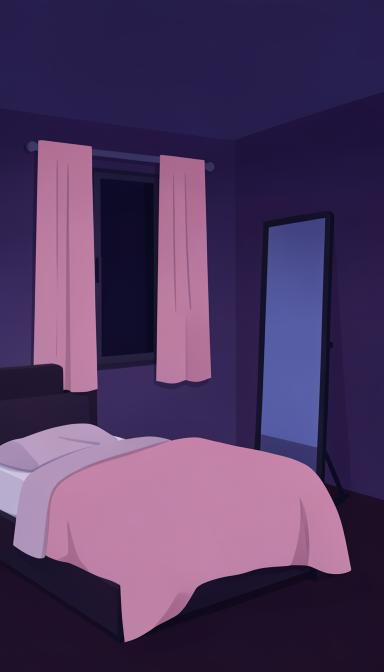
#> input picture shorts-pipeline/library/backgrounds/aoi_room_midnight_purple.png, 768 x 1344 px (shown at 1/2 size)
$ python -i build_video.py   (imports and definitions only)
#> lines starting #> are read from the running program, lines starting #| are printed output that depends on the picture
#> further down, picture is the input picture: PIL image 768x1344 RGB; mean R, G, B 79.8, 56.4, 96.1
"""Dựng video dọc theo lớp: nền + nhân vật + đạo cụ + sticker + chữ, mỗi lớp chuyển động riêng.

Chạy trong thư mục của video (cần ffmpeg và ffprobe trong PATH, và Pillow):
  python <dự án>/build_video.py             dựng output.mp4
  python <dự án>/build_video.py --preview   chỉ xuất một ảnh tĩnh cho mỗi cảnh vào work/preview/ để duyệt bố cục

Đầu vào:
  script.json                 kịch bản, mỗi cảnh có danh sách "layers"
  cutouts/, props/            nhân vật và đạo cụ đã tách nền
  audio/001.wav               giọng đọc từng cảnh
  music.mp3                   nhạc nền (không bắt buộc)
File không có trong thư mục video thì tìm trong library/ của dự án (nền theo bối cảnh và sticker dùng chung).
File tạm nằm trong work/build/, xóa được.

Một lớp trong "layers" được đặt bằng tên, không cần tọa độ:
  {"id": "father", "image": "cutouts/001.png", "size": "large", "path": ["off_left", "center"], "anim": "bounce"}
  {"id": "beer", "image": "props/beer.png", "size": "medium", "at": "father.hand_left", "anim": "wobble"}
  {"image": "props/ice.png", "size": "tiny", "path": ["off_left", "father.above", "beer.top"], "over": 1.0}
  {"word": "キンキンで", "at": "father.beside_right", "vertical": true, "anim": "pop_fade", "start": 0.4}
at:    tên vị trí trong SLOTS, hoặc "<id lớp khác>.<điểm neo>", hoặc [x, y] theo tỉ lệ khung hình
path:  danh sách các vị trí như trên; lớp đi qua lần lượt trong "over" giây rồi mới chạy anim
size:  tên trong SIZES, hoặc chiều cao theo tỉ lệ khung hình
anim:  none | bounce | wobble | pulse | pop | pop_fade | drop | slide_left | slide_right
       | exit_left | exit_right (đi ra cuối cảnh) | approach | recede (tiến lại gần / đi xa) | jump
at "floor" | "floor_left" | "floor_right": đứng sát mép dưới khung (dùng cho shot half, close)
shot (của cảnh): full | half | close; lớp nhân vật chính bỏ trống size, at thì lấy theo [shots] trong settings.toml
motion: (cả khung hình) zoom_in | zoom_out | pan_left | pan_right | shake | none
filter: none | sepia
alt_pose (của cảnh): có giá trị thì mỗi lớp ảnh có bản <tên>_alt (vd cutouts/003_alt.png) được đổi qua lại
       giữa hai tư thế, mỗi alt_interval giây (config/settings.toml)
"""
import json
import math
import os
import random
import re
import subprocess
import sys
import wave
import tomllib
from pathlib import Path

import numpy as np
import pytweening
from PIL import Image, ImageChops, ImageDraw, ImageFilter, ImageFont, ImageOps

sys.path.insert(0, str(Path(__file__).resolve().parent))
import variety  # noqa: E402                       tự đa dạng anim, motion, chuyển cảnh còn trống
import effects  # noqa: E402                       hiệu ứng vẽ bằng code: hào quang, tia sáng, lấp lánh...
sys.path.insert(0, str(Path(__file__).resolve().parent / "steps"))
from common import normalize_script  # noqa: E402  sửa chỗ model viết lệch ("src" -> "image", "shot": null...)

ROOT = Path(__file__).resolve().parent             # thư mục dự án
# Thông số chỉnh được nằm ở config/settings.toml (mục [video] và [layout])
# [1 line that did not run here, left out]
# [1 line that did not run here, left out]
W, H, FPS = 1080, 1920, 30
# [1 line that did not run here, left out]
# [1 line that did not run here, left out]
# [1 line that did not run here, left out]
# [1 line that did not run here, left out]
LIBRARY = ROOT / "library"

# Vị trí có tên: tâm của lớp theo tỉ lệ khung hình (x, y)
# [1 line that did not run here, left out]
# Kích thước có tên: chiều cao của lớp so với khung hình
# [1 line that did not run here, left out]
# [1 line that did not run here, left out]
FLOOR = {"floor": 0.50, "floor_left": 0.40, "floor_right": 0.60}   # vị trí x; y tính theo chiều cao lớp
EDGES = ("edge_left", "edge_right")         # dán sát mép trái/phải và mép dưới (ảnh có cột, tường, cửa vẽ dính)
# [1 line that did not run here, left out]
# [1 line that did not run here, left out]
TMP = Path("work") / "build"
PREVIEW = Path("work") / "preview"


def run(*args, **kw):
    return subprocess.run(["ffmpeg", "-y", "-loglevel", "error", *map(str, args)], check=True, **kw)


# [40 lines left out: functions duration, find, font_path, not called in this run]


# ---------- chuyển động của từng lớp ----------

ease_out = pytweening.easeOutCubic          # chậm dần khi tới nơi
overshoot = pytweening.easeOutBack          # 0 → 1, vượt quá 1 một chút rồi về lại: cảm giác bật ra
landing = pytweening.easeOutBounce          # rơi chạm đất rồi nảy hai nhịp nhỏ


# [94 lines left out: functions animate, deform, not called in this run]


# [1 line that did not run here, left out]
IDLE_SKIP = {"squash", "jelly", "puff", "deflate", "stretch_up", "none"}   # anim co giãn tự lo; "none": cố ý đứng yên


# [102 lines left out: functions idle, lean_over, jiggle, word_image, silhouette, anchor, not called in this run]


def fits(x, child):
    half_w = child.width / W / 2
    return half_w + EDGE <= x <= 1 - half_w - EDGE


# [29 lines left out: functions inside, resolve, not called in this run]


# Tư thế thứ hai: trước đây đổi qua lại mỗi 0,25 giây ở mọi cảnh -> nhấp nháy (hai ảnh vẽ riêng luôn lệch nét, có cặp khác
# hẳn bề ngang; video 024: 20/48 cảnh). Nay mặc định đổi MỘT lần ở giữa câu (như đổi cử chỉ); chỉ động tác lặp lại thật
# (đi, chạy, vẫy, gõ, ăn, nhai, khóc nấc, cười lăn) mới luân phiên, chậm hơn.
ALT_LOOP = 0.4
ALT_SWITCH = 0.5
LOOP_WORDS = ("walk", "run", "jog", "march", "wav", "typ", "eat", "chew", "munch", "sob", "laugh", "clap", "nod", "shak",
              "tremb", "shiver", "jump", "danc", "knock", "stir", "cook", "scrub", "wipe")


# [8 lines left out: function alt_loops, not called in this run]


MULTI_SCALE = {2: 0.8, 3: 0.7}     # cỡ mỗi nhân vật khi cảnh có 2 / 3 người, so với cảnh một người


# [99 lines left out: functions with_shot, fit_height, fill_enclosed, load_layers, not called in this run]


# ---------- "focus": hai cú máy trong một cảnh (toàn cảnh, rồi đẩy vào một nhân vật / đồ vật trên tay / một điểm) ----------

FOCUS_MOVE = 0.35            # giây đẩy máy vào


# [31 lines left out: functions focus_point, focus_camera, not called in this run]


# ---------- hiệu ứng video nền đen (library/fx, tools/fetch_fx.py): lấp lánh, bokeh, vệt sáng, bụi, khói ----------

FX_DIR = LIBRARY / "fx"
FX_SIZE = (540, 960)            # tools/fetch_fx.py đổi sẵn mọi file về khung dọc này
FX_FADE = 0.3                   # giây hiện dần / tắt dần
FX_OPACITY = {"sparkle": 1.0, "gold": 0.45, "bokeh": 0.6, "light_leak": 0.8, "dust": 0.85, "magic": 0.4,
              "glitter": 0.9}
# nền Irasutoya sáng màu, "screen" chỉ làm sáng thêm: tăng sáng video hiệu ứng để thấy rõ (đo bằng mắt trên video 015)
FX_GAIN = {"sparkle": 2.4, "light_leak": 2.2, "dust": 1.8, "bokeh": 1.3, "glitter": 1.5}
FX_BANNED = {"smoke"}   # khói quay thật trên tranh phẳng trông như vết bẩn (video 022): không bao giờ dùng


def fx_group(kind):
    """"fx_bokeh" -> "bokeh"; hiệu ứng vẽ bằng code (không có tiền tố fx_) -> None."""
    return kind[3:] if isinstance(kind, str) and kind.startswith("fx_") else None


def fx_files(group):
    return sorted((FX_DIR / group).glob("*.mp4")) if group and group not in FX_BANNED else []


# [23 lines left out: functions fx_frames, fx_blend, not called in this run]


# ---------- chớp mắt, mấp máy miệng (ảnh do tools/make_faces.py tạo trong cutouts/faces/) ----------

BLINK_LENGTH = 0.13        # giây mắt nhắm mỗi lần chớp
BLINK_GAP = (2.2, 4.2)     # giây giữa hai lần chớp (ngẫu nhiên, cố định theo nhân vật và cảnh)
MOUTH_FLAP = 3             # số khung hình mỗi nhịp đóng / mở miệng khi đang nói (30 fps: ~5 lần mở mỗi giây)


# [59 lines left out: functions add_faces, face_frame, mouth_track, along, not called in this run]


FULL_SHIFT = 300      # px: tranh vẽ cả cảnh dời xuống để mặt người nằm dưới phụ đề (phụ đề ~410-700 px từ đỉnh)


def place_full(img):
    """Tranh vẽ người cự ly gần: mặt hay nằm đúng vùng phụ đề (dưới dải tiêu đề). Đẩy tranh xuống FULL_SHIFT px (mất một ít
    ở đáy), phần hở phía trên (gần như bị dải tiêu đề che) lấp bằng chính mép trên của tranh làm mờ (video 031)."""
    img = ImageOps.fit(img, (W, H), Image.LANCZOS)
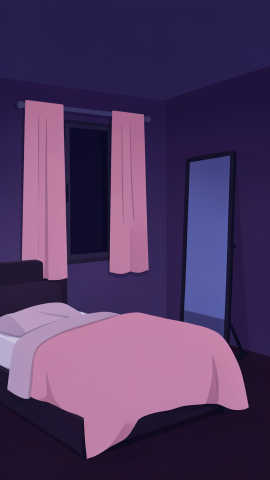
#> img: PIL image 1080x1920 RGB (shown at 1/4 size); mean R, G, B 80.3, 56.7, 96.5
    out = img.crop((0, 0, W, FULL_SHIFT)).resize((W, FULL_SHIFT + 40)).filter(ImageFilter.GaussianBlur(18))
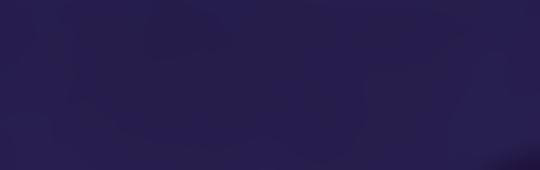
#> out: PIL image 1080x340 RGB (shown at 1/2 size); mean R, G, B 38.6, 29.5, 76
    canvas = Image.new("RGB", (W, H))
#> canvas: PIL image 1080x1920 RGB; every value is 0
    canvas.paste(out, (0, 0))
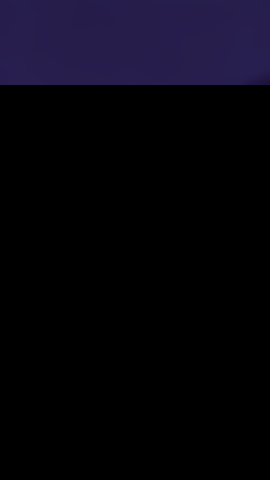
#> canvas: PIL image 1080x1920 RGB (shown at 1/4 size); mean R, G, B 6.8, 5.2, 13.5
    canvas.paste(img.crop((0, 0, W, H - FULL_SHIFT)), (0, FULL_SHIFT))
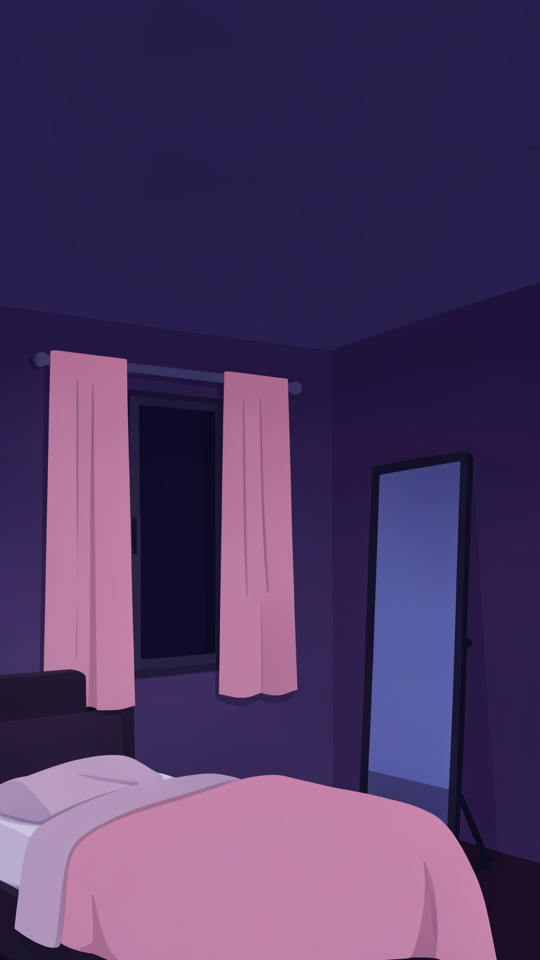
#> canvas: PIL image 1080x1920 RGB (shown at 1/2 size); mean R, G, B 78.6, 56.6, 99.5
    return canvas


# [84 lines left out: functions clip_backgrounds, background, camera, not called in this run]


from render_rules import ANIMS, MOTIONS, TRANSITIONS
ANCHORS = ("center", "top", "bottom", "left", "right", "above", "head", "beside_left", "beside_right",
           "hand_left", "hand_right")


# [280 lines left out: functions guess_slot, new_style_layers, half_width, split_group_layer, repair, check and 1 more, not called in this run]


def timing(layer, t, length):
    """(giây kể từ lúc lớp xuất hiện, thời gian tồn tại của lớp)."""
    return t - layer.get("start", 0.0), layer.get("duration", length - layer.get("start", 0.0))


# [26 lines left out: function positions, not called in this run]


def by_ids(layers):
    return {item["id"] for item in layers if not item.get("effect")}


# [69 lines left out: functions effect_box, render_frame, not called in this run]


# ---------- hiệu ứng âm thanh (library/sfx, tạo bằng tools/make_sfx.py) ----------

# [1 line that did not run here, left out]
# [1 line that did not run here, left out]
# [1 line that did not run here, left out]
# [1 line that did not run here, left out]


# [20 lines left out: functions loudness, match_gain, not called in this run]
# tên bối cảnh (tiếng Anh, vd "station_platform_morning") chứa từ khóa -> nhóm tiếng nền; dò theo thứ tự, gặp đầu tiên là dùng.
# Trong nhà yên tĩnh (bếp, phòng ngủ, văn phòng, bệnh viện) không có tiếng nền; "morning"/"evening"/"night" chỉ là dự phòng.
AMBIENT = [("storm", "amb_storm"), ("thunder", "amb_storm"), ("rain", "amb_rain"), ("snow", "amb_wind"),
           ("train_car", "amb_train"), ("train_inside", "amb_train"), ("bus", "amb_street"),
           ("station", "amb_station"), ("platform", "amb_station"), ("airport", "amb_airport"),
           ("classroom", "amb_school"), ("school_ground", "amb_ground"), ("schoolyard", "amb_ground"), ("gym", "amb_ground"),
           ("courtyard", "amb_ground"), ("ground", "amb_ground"),
           ("festival", "amb_festival"), ("firework", "amb_festival"),
           ("supermarket", "amb_store"), ("convenience", "amb_store"), ("drugstore", "amb_store"), ("pharmacy", "amb_store"),
           ("store", "amb_store"), ("shop", "amb_store"), ("mall", "amb_store"), ("market", "amb_store"),
           ("bakery", "amb_store"), ("bookstore", "amb_store"),
           ("restaurant", "amb_restaurant"), ("ramen", "amb_restaurant"), ("cafe", "amb_restaurant"), ("izakaya", "amb_restaurant"),
           ("beach", "amb_sea"), ("seaside", "amb_sea"), ("sea", "amb_sea"), ("ocean", "amb_sea"), ("coast", "amb_sea"),
           ("port", "amb_port"), ("harbor", "amb_port"), ("fishing", "amb_port"), ("pier", "amb_port"),
           ("river", "amb_river"), ("stream", "amb_river"), ("park", "amb_park"), ("playground", "amb_park"),
           ("downtown", "amb_city"), ("city", "amb_city"), ("shopping", "amb_city"), ("crowd", "amb_city"),
           ("street", "amb_street"), ("road", "amb_street"), ("crossing", "amb_street"), ("town", "amb_street"),
           ("neighborhood", "amb_street"), ("gate", "amb_street"), ("country", "amb_country"), ("field", "amb_country"),
           ("forest", "amb_country"), ("mountain", "amb_country"), ("rice", "amb_country"), ("shrine", "amb_country"),
           ("wind", "amb_wind"), ("dining", "amb_home_meal")]
QUIET = ("kitchen", "bedroom", "office", "hospital", "room", "apartment", "genkan", "hallway", "bathroom", "toilet",
         "living", "inside")
AMBIENT_TIME = [("night", "amb_night"), ("morning", "amb_morning"), ("dusk", "amb_evening"), ("evening", "amb_evening"),
                ("sunset", "amb_evening")]


# [11 lines left out: function ambient_for, not called in this run]
SFX_TRANSITION = {"push_left": "whoosh", "push_right": "whoosh", "push_up": "whoosh", "zoom": "whoosh",
                  "wipe": "whoosh", "iris": "whoosh", "whip": "swish", "flash": "dodon"}
SFX_EFFECT = {"fx_sparkle": "kiran", "fx_glitter": "kiran", "fx_magic": "kiran", "fx_gold": "shakin",
              "flash": "dodon", "speed_lines": "don", "gloom": "gaan", "tears": "tear",
              "sparkles": "kiran", "hearts": "kiran", "confetti": "fanfare", "aura": "aura", "rays": "shakin",
              "sweat": "hyu", "anger": "don", "shock_lines": "gaan", "idea": "pikon", "sigh": "shoboon",
              "dizzy": "hatena"}
SFX_STICKER = {"exclaim": "bikkuri", "question": "hatena", "sweat": "hyu", "gloom": "shoboon", "tear": "tear",
               "anger": "don", "lines": "gaan", "heart": "kiran", "spark": "pikon", "sparkle": "kiran"}
# chỉ gắn tiếng cho chuyển động có chủ ý (kịch bản ghi); kiểu nhún variety.py tự chọn thì im lặng (video 009: quá nhiều ボヨン)
SFX_ANIM = {"punch": "don", "jump": "boyon", "spin_in": "warp", "squash": "boyon", "jelly": "boyon",
            "puff": "don", "deflate": "shoboon", "stretch_up": "bikkuri"}
SFX_MAX_PER_NAME = {"whoosh": 3}               # mỗi tiếng tối đa 4 lần một video (trừ tiếng ghi ở đây)
SFX_SHARE = 0.3                                  # tổng số tiếng ~30% số cảnh; cảnh cảm xúc mạnh (variety.add_reaction) luôn được kêu
SFX_STRONG = {"dodon", "jan", "gaan", "don", "kaisou", "whoosh", "heartbeat", "fall", "punch", "slap", "wrong", "correct"}
# chữ tượng thanh trong kịch bản -> nhóm tiếng (khớp phần đầu chữ); "" = cố ý im lặng (シーン)
SFX_WORD = [("シーン", ""), ("ドドン", "dodon"), ("ドキ", "heartbeat"), ("ゴゴゴ", "gogogo"), ("ガーン", "gaan"),
            ("ズーン", "shoboon"), ("ショボ", "shoboon"), ("チーン", "chiin"), ("ドン", "don"), ("ドーン", "don"),
            ("バン", "don"), ("バーン", "don"), ("ドカ", "don"), ("ジャーン", "jan"), ("ジャン", "jan"), ("ピコ", "pikon"),
            ("ピン", "pikon"), ("ハッ", "bikkuri"), ("エッ", "bikkuri"), ("キラ", "kiran"), ("ピカ", "kiran"),
            ("シャキ", "shakin"), ("ボヨ", "boyon"), ("ピョン", "boyon"), ("ヒュー", "hyu"), ("ピュー", "hyu"),
            ("ダッ", "dash"), ("ダダ", "dash"), ("タタ", "dash"), ("ブル", "shiver"), ("カタカタ", "shiver"),
            ("ガクガク", "shiver"), ("ズキ", "guki"), ("グキ", "guki"), ("ポロ", "tear"), ("ポタ", "drop"),
            ("ジャラ", "money"), ("チャリ", "money"), ("ガチャ", "door"), ("ギィ", "door"),
            ("コンコン", "knock"), ("トントン", "knock"), ("スタスタ", "walk"), ("テクテク", "walk"),
            ("ビシ", "tsukkomi"), ("ズコ", "zukkoke"), ("ズテ", "zukkoke"),
            ("ガタン", "train"), ("ゴトン", "train"), ("プシュ", "train_door"), ("ジリリ", "bell"), ("リリリ", "bell"),
            ("プルル", "phone"), ("ピロ", "phone"), ("ブーッ", "vibe"), ("ヴー", "vibe"), ("パシャ", "camera"),
            ("カシャ", "camera"), ("カタカタカタ", "keyboard"), ("カチッ", "click"), ("ポチ", "click"),
            ("バシッ", "punch"), ("ボコ", "punch"), ("ドゴ", "punch"), ("ゴッ", "punch"), ("パチン", "slap"),
            ("ビンタ", "slap"), ("バタン", "fall"), ("ドサ", "fall"), ("ブン", "swish"), ("シュッ", "swish"),
            ("ヒュン", "swish"), ("ピンポーン", "correct"), ("ピンポン", "correct"), ("ブブー", "wrong"),
            ("ブッブー", "wrong"), ("ピロン", "message"), ("ピコン", "message"), ("ピッ", "beep"), ("ビー", "warning"),
            ("チクタク", "timer"), ("ドゥルル", "drumroll"), ("ゾク", "horror"), ("ヒィ", "horror"),
            ("パクッ", "eat"), ("モグ", "eat"), ("ムシャ", "eat"), ("ゴクッ", "eat"), ("ジャジャーン", "jan"),
            ("パンパカ", "fanfare"), ("ホッ", "heal"), ("ほっ", "heal"), ("ノビ", "stretch"), ("グイ", "stretch")]
SFX_ALIAS = {"boom": "dodon", "shock": "don", "ding": "pikon", "sparkle": "kiran", "pop": "pon"}   # tên cũ
SFX_PRIORITY = ["dodon", "jan", "gaan", "don", "kaisou", "chiin", "shakin", "heartbeat", "gogogo", "whoosh", "swish",
                "bikkuri", "pikon", "hatena", "shoboon", "tear", "hyu", "dash", "guki", "door", "money", "knock",
                "punch", "slap", "fall", "fanfare", "horror", "wrong", "correct", "aura", "warp", "slowmo", "heal",
                "drumroll", "timer", "warning", "success", "message", "beep", "eat", "stretch",
                "tsukkomi", "zukkoke", "shiver", "train", "train_door", "bell", "phone", "vibe", "camera", "keyboard", "click",
                "kiran", "boyon", "walk", "drop", "pon", "chanchan"]


# [5 lines left out: function word_sfx, not called in this run]


# Tiếng theo NỘI DUNG câu (chữ tiếng Nhật trong lời, hoặc tiếng Anh trong action): tiếng của chính sự việc trong cảnh,
# hợp lý nhất nên được ưu tiên như tiếng ghi tay. Khớp mục đầu tiên. Nhóm tiếng: library/sfx/lab/<tên>.
SFX_TEXT = [
    (("着信", "電話が鳴", "スマホが鳴", "phone ringing", "phone rings"), "phone"),
    (("メッセージが届", "通知が", "メールが届", "message notification"), "message"),
    (("ノック", "knocking"), "knock"),
    (("ドアを開", "扉を開", "ドアが開", "玄関を開", "opening the door", "opens the door"), "door"),
    (("チャイム", "ベルが鳴", "school bell"), "bell"),
    (("走って", "走り", "駆け", "急いで", "running", "rushing"), "dash"),
    (("歩いて", "歩き", "walking"), "walk"),
    (("食べ", "弁当", "ご飯を", "いただきます", "eating", "biting"), "eat"),
    (("写真を撮", "シャッター", "taking a photo", "taking a picture"), "camera"),
    (("財布", "お金", "給料", "小銭", "wallet", "coins"), "money"),
    (("電車", "train"), "train"),
    (("パソコン", "キーボード", "typing"), "keyboard"),
    (("ドキドキ", "胸が高鳴", "鼓動", "heart pounding"), "heartbeat"),
    (("時計", "時間がない", "締め切り", "looking at the clock", "clock"), "timer"),
    (("転ん", "倒れ", "falling down", "trips"), "fall"),
    (("ビンタ", "叩か", "slapping"), "slap"),
    (("不合格", "間違い", "ハズレ", "失敗"), "wrong"),
    (("合格", "正解", "当たり"), "correct"),
    (("優勝", "おめでとう", "やったー", "celebrating"), "fanfare"),
    (("なんでやねん", "ツッコ"), "tsukkomi"),
    (("ずっこけ",), "zukkoke"),
    (("泣い", "涙", "泣き", "crying", "tears"), "tear"),
    (("怖", "恐ろし", "ゾッと", "horror"), "horror"),
    (("ほっと", "安心", "relieved"), "heal"),
    (("ひらめ", "思いつ", "そうだ！", "idea"), "pikon"),
]


SFX_TEXT_MAX = 2


# [9 lines left out: function text_sfx, not called in this run]


# Tiếng chỉ khi THẬT cần (góp ý video 024: 36 tiếng / 48 cảnh, nhiều tiếng sai nghĩa: tiếng ăn ở câu "gọi điện cho trường",
# gõ phím, bước chân, ドドン ở cảnh khóc). Không còn tự gắn theo chuyển cảnh, hiệu ứng, sticker, động tác, cảm xúc, hay đoán
# theo action tiếng Anh. Chỉ: tiếng kịch bản ghi rõ ("sfx"), chữ tượng thanh có trên hình, câu thoại nhắc sự việc có tiếng
# thật (SFX_REAL), câu chốt (impact), vào twist, vào hồi tưởng, kết video hài.
SFX_REAL = {"phone", "message", "knock", "door", "bell", "camera", "fall", "slap", "train", "fanfare", "correct", "wrong",
            "tsukkomi", "zukkoke"}
SFX_SPARSE_SHARE = 0.1          # tiếng tự gắn tối đa ~10% số cảnh (tiếng ghi tay, chữ tượng thanh không tính)
SFX_SPARSE_MAX = 2              # mỗi tiếng tối đa 2 lần / video


# [60 lines left out: functions sfx_events, read_wav, not called in this run]


SFX_BANNED = {l.strip() for l in (LIBRARY / "sfx" / "banned.txt").read_text(encoding="utf-8").splitlines()
              if l.strip() and not l.startswith("#")} if (LIBRARY / "sfx" / "banned.txt").exists() else set()   # tiếng bị loại


# [127 lines left out: functions sfx_file, mix_sfx, render_clip, transition, not called in this run]


# ---------- phụ đề ----------

def ass_colour(hex_colour):
    r, g, b = hex_colour[1:3], hex_colour[3:5], hex_colour[5:7]
    return f"&H00{b}{g}{r}".upper()


# [34 lines left out: functions ass_time, wrap, not called in this run]


PARTICLES = "はがをにでともへのやね"
NO_START = "、。！？!?…ーっゃゅょぁぃぅぇぉッャュョァィゥェォ）」』～"


# [36 lines left out: functions kind_of, break_cost, deepen, not called in this run]


TITLE_SECOND_LINE = 0.8                            # dòng 2 tiêu đề nhỏ hơn dòng 1 (như video mẫu 感動の迷言集 / 七歳の手)
TITLE_SIDE = 100                                   # lề trái phải tối thiểu của tiêu đề (px); 40 -> 100: thụt vào
TITLE_TOP = 70                                     # đẩy tiêu đề xuống (px): thanh trên cùng của TikTok che mép trên khung


# [63 lines left out: functions title_sizes, write_subtitles, not called in this run]


# ---------- nhạc nền (library/bgm, tools/fetch_bgm.py) ----------

BGM_BY_GENRE = [("2ch", "kandou"), ("cảm động", "kandou"), ("gia đình", "kandou"), ("ngụ ngôn", "kandou"),
                ("bài học", "kandou"), ("buồn", "kanashii"), ("hài", "comical"), ("đời thường", "honobono"),
                ("bí ẩn", "ayashii"), ("hồi hộp", "ayashii"), ("kinh dị", "ayashii"), ("tình yêu", "honobono"),
                ("thanh xuân", "honobono"), ("công sở", "serious"), ("xã hội", "serious"), ("trả thù", "serious"),
                ("スカッと", "serious"), ("công lý", "serious")]


# [17 lines left out: function pick_music, not called in this run]


MUSIC_LOUDER = {"comical": 14, "honobono": 18}   # nhạc hài, ấm áp to hơn (video mẫu 愛彼女弁当: nhạc gần ngang giọng)
MUSIC_BREAK = 0.7                                  # giây tắt nhạc ở đầu cảnh chốt


# [12 lines left out: function music_breaks, not called in this run]


# [1 line that did not run here, left out]
NEW_STYLE_MUSIC_BELOW = 13      # dB, cách dựng mới


# [111 lines left out: functions music_gain, preview, main, not called in this run]


# [2 lines not run here, left out]

>>> from PIL import Image
>>> picture = Image.open('library/backgrounds/aoi_room_midnight_purple.png')
>>> result = place_full(picture)
